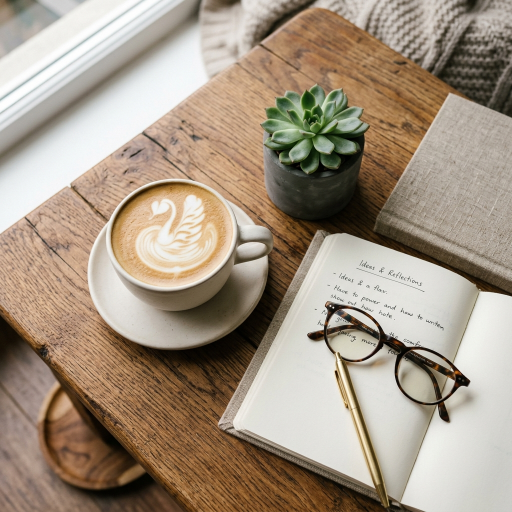
#> input picture assets/samples/artisanal_coffee_workspace.jpg, 1024 x 1024 px (shown at 1/2 size)
$ python -i local_editor.py   (imports and definitions only)
#> lines starting #> are read from the running program, lines starting #| are printed output that depends on the picture
#> further down, picture is the input picture: PIL image 1024x1024 RGB; mean R, G, B 164.1, 149, 131.5
"""High-quality local image processing engine using Pillow and NumPy.

Provides instantaneous, zero-cost, offline visual transformations for presets
and simulated natural language instructions.
"""

import math
from typing import Tuple
import numpy as np
from PIL import Image, ImageEnhance, ImageFilter, ImageOps, ImageDraw


# [154 lines left out: functions apply_preset_filter, _apply_studio_cutout, _apply_golden_hour, _apply_cyberpunk, _apply_enhance_clarity, _apply_vintage_film and 1 more, not called in this run]


def _apply_watercolor(image: Image.Image) -> Image.Image:
    """Artistic watercolor painting with soft pigment wash and delicate contours."""
    # Smooth base
    smooth = image.filter(ImageFilter.MedianFilter(size=5))
    smooth = smooth.filter(ImageFilter.SMOOTH_MORE)

    # Subtle edge lines
    edges = image.filter(ImageFilter.FIND_EDGES).convert("L")
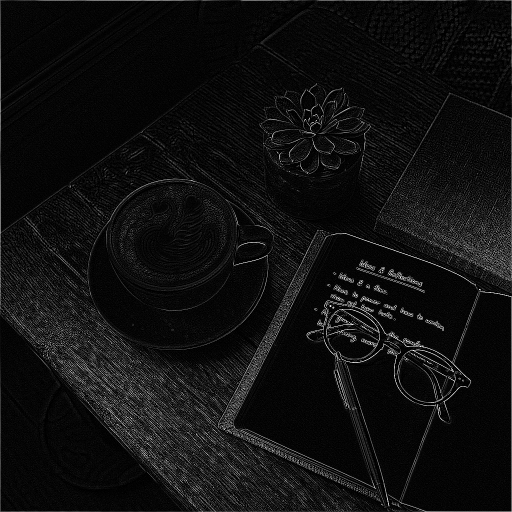
#> edges: PIL image 1024x1024 L (shown at 1/2 size); min 0, max 255, mean 15.8
    edges = ImageOps.invert(edges).point(lambda p: 255 if p > 220 else p)
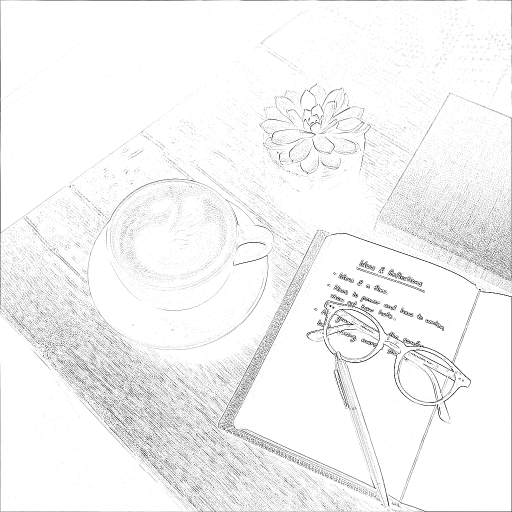
#> edges: PIL image 1024x1024 L (shown at 1/2 size); min 0, max 255, mean 244.2
    edge_arr = np.array(edges.convert("RGB"), dtype=np.float32) / 255.0

    smooth_arr = np.array(smooth, dtype=np.float32)
    painted = np.clip(smooth_arr * (edge_arr * 0.4 + 0.6), 0, 255).astype(np.uint8)

    result = Image.fromarray(painted)
    result = ImageEnhance.Color(result).enhance(1.32)
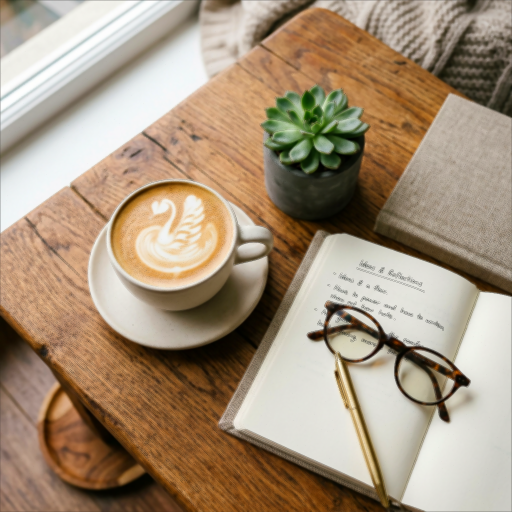
#> result: PIL image 1024x1024 RGB (shown at 1/2 size); mean R, G, B 165.6, 146.1, 123.3
    return result


# [49 lines left out: function apply_natural_language_edit_local, not called in this run]

>>> from PIL import Image
>>> picture = Image.open('../assets/samples/artisanal_coffee_workspace.jpg')
>>> result = _apply_watercolor(picture)

$ run again, on assets/samples/golden_retriever_park.jpg
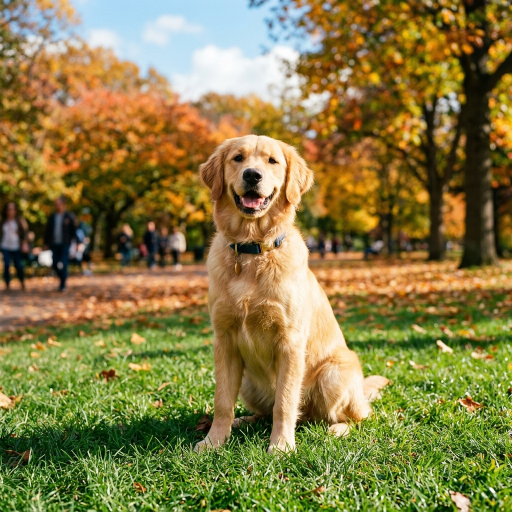
#> input picture assets/samples/golden_retriever_park.jpg, 1024 x 1024 px (shown at 1/2 size)
#> picture is the input picture: PIL image 1024x1024 RGB; mean R, G, B 135.4, 123.6, 68.7
#> in _apply_watercolor, `edges = ImageOps.invert(edges).point(lambda p: 255 if p > 220 else p)`:
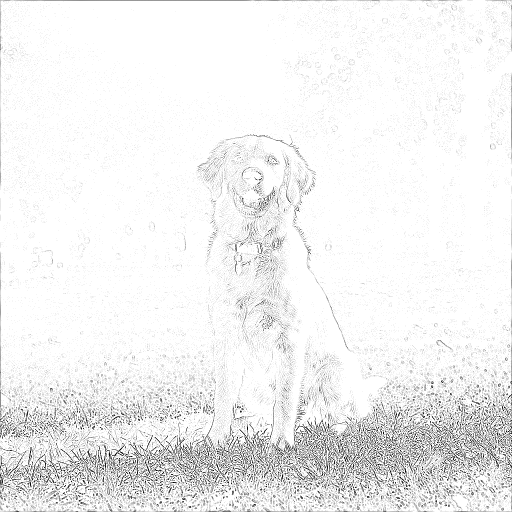
#> edges: PIL image 1024x1024 L (shown at 1/2 size); min 0, max 255, mean 240.7
#> in _apply_watercolor, `result = ImageEnhance.Color(result).enhance(1.32)`:
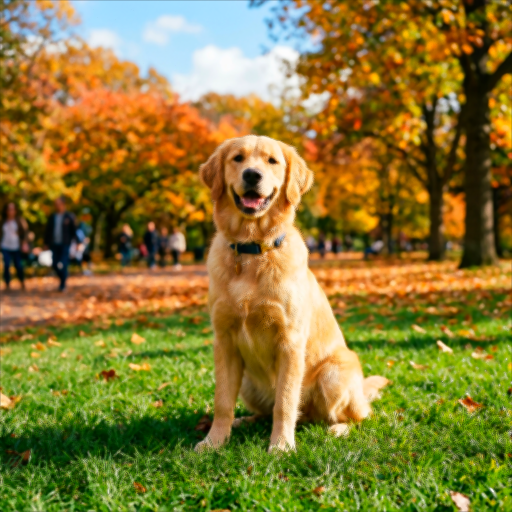
#> result: PIL image 1024x1024 RGB (shown at 1/2 size); mean R, G, B 136.3, 120.5, 52.6

$ run again, on assets/samples/outdoor_portrait_creator.jpg
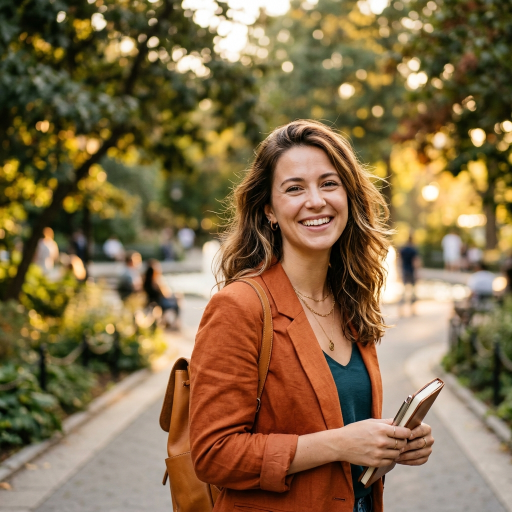
#> input picture assets/samples/outdoor_portrait_creator.jpg, 1024 x 1024 px (shown at 1/2 size)
#> picture is the input picture: PIL image 1024x1024 RGB; mean R, G, B 132, 108.2, 72.7
#> in _apply_watercolor, `edges = ImageOps.invert(edges).point(lambda p: 255 if p > 220 else p)`:
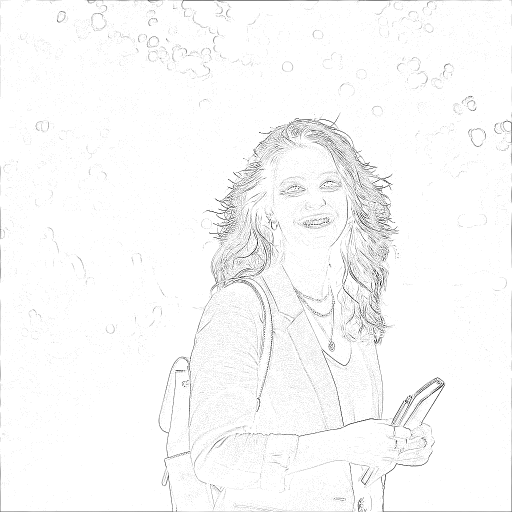
#> edges: PIL image 1024x1024 L (shown at 1/2 size); min 0, max 255, mean 249.4
#> in _apply_watercolor, `result = ImageEnhance.Color(result).enhance(1.32)`:
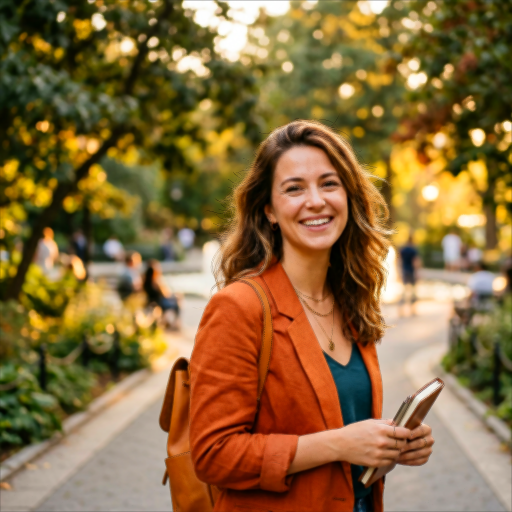
#> result: PIL image 1024x1024 RGB (shown at 1/2 size); mean R, G, B 136.5, 105.7, 60.4

$ run again, on assets/samples/tropical_beach_sunset.jpg
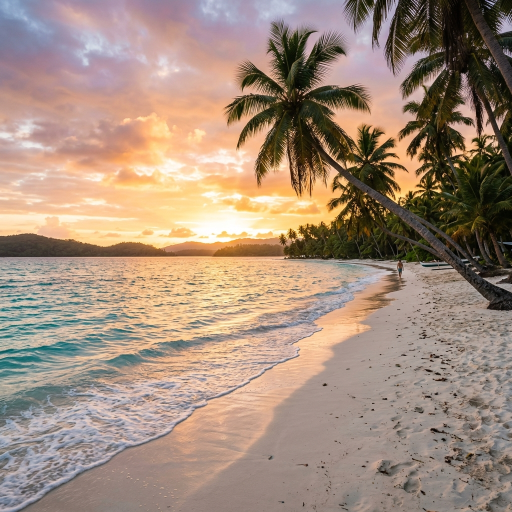
#> input picture assets/samples/tropical_beach_sunset.jpg, 1024 x 1024 px (shown at 1/2 size)
#> picture is the input picture: PIL image 1024x1024 RGB; mean R, G, B 162.5, 140.3, 123.6
#> in _apply_watercolor, `edges = ImageOps.invert(edges).point(lambda p: 255 if p > 220 else p)`:
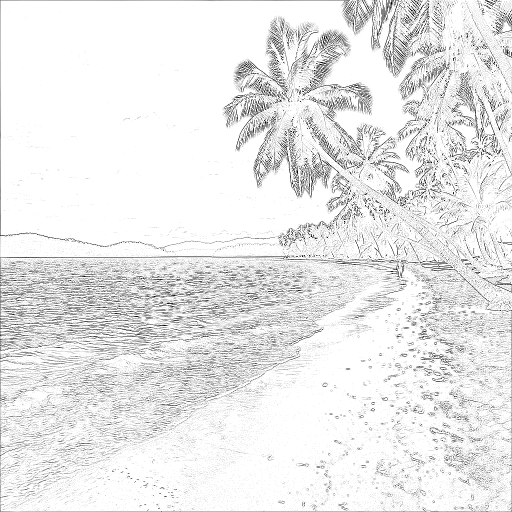
#> edges: PIL image 1024x1024 L (shown at 1/2 size); min 0, max 255, mean 233.4
#> in _apply_watercolor, `result = ImageEnhance.Color(result).enhance(1.32)`:
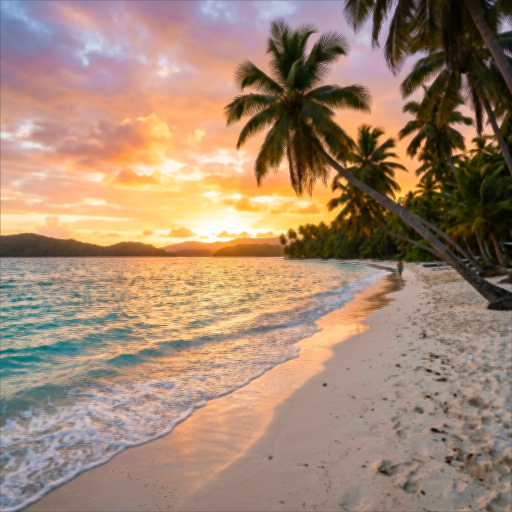
#> result: PIL image 1024x1024 RGB (shown at 1/2 size); mean R, G, B 161.8, 134.2, 112.9
